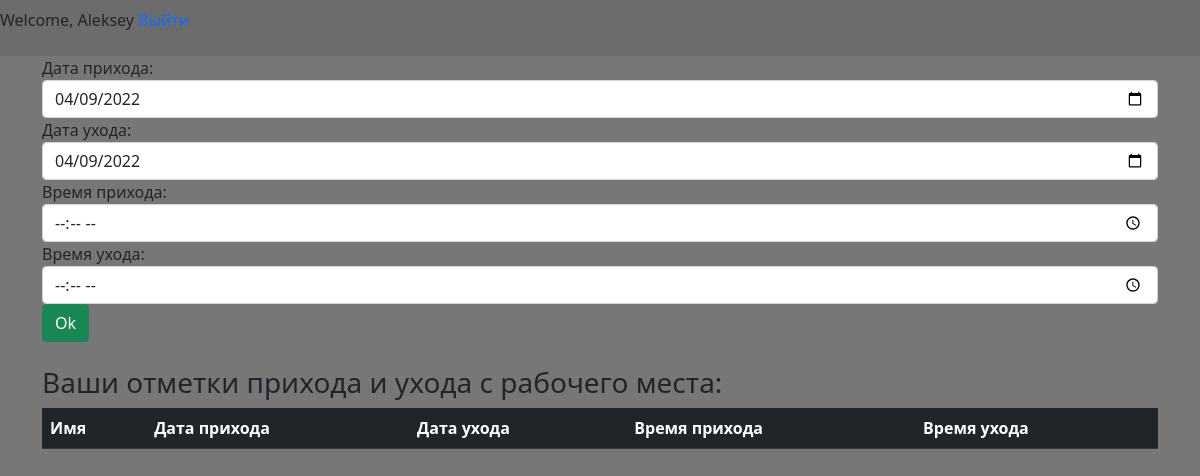
/tm/ (signed in), run on an earlier commit of the app's database.
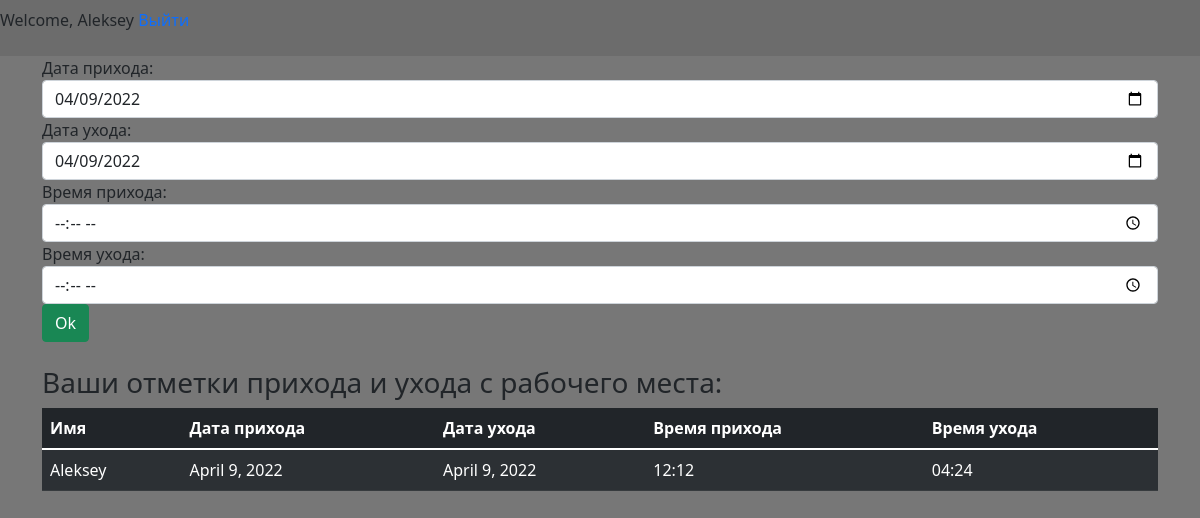
And on a later commit of the database.
### TM_app/models.py (models this page shows, shortened)
class TimesModel(models.Model):
    user_name = models.CharField(max_length=50, blank=False, default='123')
    in_date = models.DateField(blank=False, default=datetime.now)
    out_date = models.DateField(blank=False, default=datetime.now)
    in_time = models.TextField(blank=False)
    out_time = models.TextField(blank=False)

### TM_app/views.py (the view, shortened to what this page needs)
# urls.py: path('', create, name='create_times'),
def create(request):
    form = TimesForm()
    data = {
        'form': form,
        'times': services.get_context(request)
    }
    return render(request, 'TM_app/times.html', data)

### TM_app/forms.py
class TimesForm(ModelForm):
    class Meta:
        model = TimesModel
        exclude = ["user_name"]
        widgets = {
            'in_date': DateInput(attrs={'class': 'form-control'}),
            'out_date': DateInput(attrs={'class': 'form-control'}),
            "in_time": TimeInput(attrs={'class': 'form-control'}),
            "out_time": TimeInput(attrs={'class': 'form-control'}),
        }

### TM_app/services.py (called while the page is built)
def get_context(request):
    all_times = []
    times = TimesModel.objects.all()
    for time in times:
        time_info = {
            'user_name': time.user_name,
            'in_time': time.in_time,
            'out_time': time.out_time,
            'in_date': time.in_date,
            'out_date': time.out_date,
            }
        all_times.append(time_info)
    return all_times

### TM_app/templates/TM_app/times.html (shortened to what this page needs)
{% extends 'base.html' %}
{% load static %}
{% block content %}
{% if user.is_authenticated %}
    <form method="post">
            <label>Дата прихода: </label>
            {{ form.in_date }}
            <label>Дата ухода: </label>
            {{ form.out_date }}
            <label>Время прихода: </label>
            {{ form.in_time }}
            <label>Время ухода: </label>
            {{ form.out_time }}
        <button type="submit" class="btn btn-success">Ok</button>
    </form>
    <br>
    <h3>Ваши отметки прихода и ухода с рабочего места:</h3>
    <table class="table table-striped table-dark">
        <thead>
            <th>Имя</th>
            <th>Дата прихода</th>
            <th>Дата ухода</th>
            <th>Время прихода</th>
            <th>Время ухода</th>
        </thead>
        <tbody>
            {% for el in times %}
            {% if el.user_name|lower == user.username|lower %}
                <tr>
                    <td>{{ el.user_name }}</td>
                    <td>{{ el.in_date }}</td>
                    <td>{{ el.out_date }}</td>
                    <td>{{ el.in_time }}</td>
                    <td>{{ el.out_time }}</td>
                </tr>
            {% endif %}
            {% endfor %}
        </tbody>
    </table>
{% endif %}
{% endblock %}

### templates/base.html (shortened to what this page needs)
{% load static %}
<!DOCTYPE html>
<html lang="en">
<head>
    <link href="https://cdn.jsdelivr.net/npm/bootstrap@5.1.3/dist/css/bootstrap.min.css" rel="stylesheet">
    <link rel="stylesheet" href="{% static 'TM_app/css/style.css' %}" type="text/css">
</head>
<body>
    <nav class="navbar navbar-light" style="background-color: #3637382c;">
        {% if user.is_authenticated %}
            <p>
                Welcome, {{ user.username }}    <a href="{% url 'logout' %} " id="nav_link">Выйти</a>
            </p>
        {% else %}
            <a href="{% url 'login' %}">Логин</a>
            <a href="{% url 'signup' %}">Регистрация</a>
        {% endif %}
    </nav>
    <div class="container">
        {% block content %}
        {% endblock %}
    </div>
</body>
</html>

### TM_app/static/TM_app/css/style.css (style rules this page uses)
a { text-decoration: none; }
body { background-color: rgba(41, 41, 41, 0.637); }

What changed in the data, as far as the page shows it:
added TimesModel: user_name "Aleksey", in_date "April 9, 2022", out_date "April 9, 2022", in_time "12:12", out_time "04:24"
